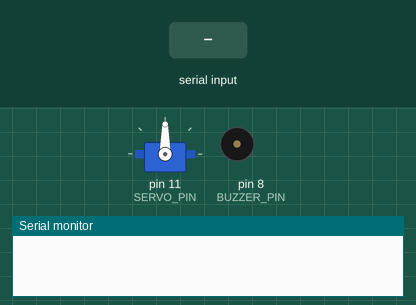
Bench run of a sketch on a simulated Arduino Uno, built with avr-gcc and run on an emulated ATmega328P. Parts: servo, buzzer (waves = sounding, pin HIGH), the last lines printed to the serial monitor. The inputs (shaded band) are chosen by the test bench.

Above: at 1.2 s.
1.3 s: "ALERT\n" received over Serial
At 1.6 s:
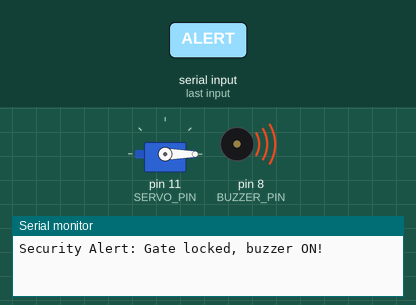
2.8 s: "clear\n" received over Serial
At 3.9 s:
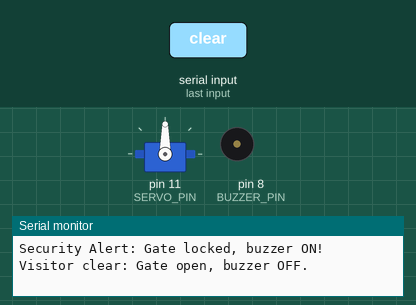
Timing chart, 0 to 5.8 s (numbered marks = the images above; inputs shaded):
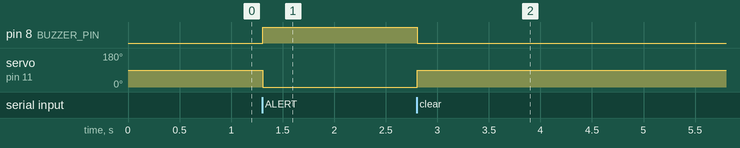

Measured:
- after the input at 1.3 s, pin 8 (BUZZER_PIN): LOW → HIGH at once; servo on pin 11 (SERVO_PIN): 90° → 0° at once
- after the input at 2.8 s, pin 8 (BUZZER_PIN): HIGH → LOW at once; servo on pin 11 (SERVO_PIN): 0° → 90° at once

The sketch:

arduinotollgatecode.ino
```cpp
#include <Servo.h>

// === Pin Connections ===
// Servo motor signal wire → Arduino Uno pin 11
// Servo motor power → 5V
// Servo motor ground → GND
//
// Buzzer positive → Arduino Uno pin 8
// Buzzer negative → GND
//
// ESP32-CAM TX → Arduino Uno RX (pin 0)
// ESP32-CAM RX → Arduino Uno TX (pin 1)
// Common GND between ESP32-CAM and Arduino Uno

#define SERVO_PIN 11
#define BUZZER_PIN 8

Servo gateServo;
String inputString = "";

void setup() {
  Serial.begin(9600);          // Serial communication with ESP32-CAM
  gateServo.attach(SERVO_PIN); // Attach servo to pin 11
  gateServo.write(90);         // Default gate position = open (90°)

  pinMode(BUZZER_PIN, OUTPUT); // Buzzer setup
  digitalWrite(BUZZER_PIN, LOW); // Buzzer OFF initially
}

void loop() {
  if (Serial.available()) {
    inputString = Serial.readStringUntil('\n'); // Read message from ESP32-CAM

    if (inputString == "ALERT") {
      gateServo.write(0);              // Close gate (servo at 0°)
      digitalWrite(BUZZER_PIN, HIGH);  // Turn buzzer ON
      Serial.println("Security Alert: Gate locked, buzzer ON!");
    }
    else if (inputString == "clear") {
      gateServo.write(90);             // Open gate (servo at 90°)
      digitalWrite(BUZZER_PIN, LOW);   // Turn buzzer OFF
      Serial.println("Visitor clear: Gate open, buzzer OFF.");
    }
  }
}
```
